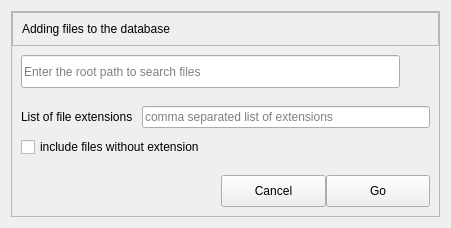
<?xml version="1.0" encoding="UTF-8"?>
<ui version="4.0">
 <class>scanDisk</class>
 <widget class="QWidget" name="scanDisk">
  <property name="geometry">
   <rect>
    <x>0</x>
    <y>0</y>
    <width>451</width>
    <height>228</height>
   </rect>
  </property>
  <property name="sizePolicy">
   <sizepolicy hsizetype="Preferred" vsizetype="Preferred">
    <horstretch>0</horstretch>
    <verstretch>0</verstretch>
   </sizepolicy>
  </property>
  <property name="windowTitle">
   <string>Search files to save in database</string>
  </property>
  <layout class="QVBoxLayout" name="verticalLayout_3">
   <item>
    <widget class="QFrame" name="dlg_frame">
     <property name="frameShape">
      <enum>QFrame::StyledPanel</enum>
     </property>
     <property name="frameShadow">
      <enum>QFrame::Raised</enum>
     </property>
     <layout class="QVBoxLayout" name="verticalLayout_2">
      <property name="spacing">
       <number>0</number>
      </property>
      <property name="leftMargin">
       <number>0</number>
      </property>
      <property name="topMargin">
       <number>0</number>
      </property>
      <property name="rightMargin">
       <number>0</number>
      </property>
      <property name="bottomMargin">
       <number>0</number>
      </property>
      <item>
       <widget class="QFrame" name="ttl_frame">
        <property name="sizePolicy">
         <sizepolicy hsizetype="Preferred" vsizetype="Fixed">
          <horstretch>0</horstretch>
          <verstretch>0</verstretch>
         </sizepolicy>
        </property>
        <property name="maximumSize">
         <size>
          <width>16777215</width>
          <height>16777215</height>
         </size>
        </property>
        <property name="frameShape">
         <enum>QFrame::StyledPanel</enum>
        </property>
        <property name="frameShadow">
         <enum>QFrame::Raised</enum>
        </property>
        <layout class="QHBoxLayout" name="horizontalLayout_4">
         <item>
          <widget class="QLabel" name="win_title">
           <property name="text">
            <string>Adding files to the database</string>
           </property>
          </widget>
         </item>
        </layout>
       </widget>
      </item>
      <item>
       <widget class="QFrame" name="path_frame">
        <layout class="QHBoxLayout" name="horizontalLayout">
         <item>
          <widget class="QLineEdit" name="root_dir">
           <property name="sizePolicy">
            <sizepolicy hsizetype="Expanding" vsizetype="Preferred">
             <horstretch>0</horstretch>
             <verstretch>0</verstretch>
            </sizepolicy>
           </property>
           <property name="text">
            <string notr="true"/>
           </property>
           <property name="placeholderText">
            <string notr="true">Enter the root path to search files</string>
           </property>
          </widget>
         </item>
         <item>
          <widget class="QToolButton" name="open_btn">
           <property name="sizePolicy">
            <sizepolicy hsizetype="Fixed" vsizetype="Fixed">
             <horstretch>22</horstretch>
             <verstretch>22</verstretch>
            </sizepolicy>
           </property>
           <property name="minimumSize">
            <size>
             <width>22</width>
             <height>22</height>
            </size>
           </property>
           <property name="text">
            <string/>
           </property>
           <property name="popupMode">
            <enum>QToolButton::InstantPopup</enum>
           </property>
           <property name="autoRaise">
            <bool>true</bool>
           </property>
          </widget>
         </item>
        </layout>
       </widget>
      </item>
      <item>
       <widget class="QFrame" name="ext_frame">
        <layout class="QVBoxLayout" name="verticalLayout">
         <property name="spacing">
          <number>9</number>
         </property>
         <item>
          <layout class="QHBoxLayout" name="horizontalLayout_5" stretch="0,1">
           <item>
            <widget class="QLabel" name="label_2">
             <property name="minimumSize">
              <size>
               <width>0</width>
               <height>20</height>
              </size>
             </property>
             <property name="text">
              <string>List of file extensions</string>
             </property>
            </widget>
           </item>
           <item>
            <widget class="QLineEdit" name="extensions">
             <property name="sizePolicy">
              <sizepolicy hsizetype="Expanding" vsizetype="Preferred">
               <horstretch>0</horstretch>
               <verstretch>0</verstretch>
              </sizepolicy>
             </property>
             <property name="minimumSize">
              <size>
               <width>0</width>
               <height>20</height>
              </size>
             </property>
             <property name="text">
              <string notr="true"/>
             </property>
             <property name="placeholderText">
              <string>comma separated list of extensions</string>
             </property>
            </widget>
           </item>
          </layout>
         </item>
         <item>
          <widget class="QCheckBox" name="no_ext">
           <property name="sizePolicy">
            <sizepolicy hsizetype="Preferred" vsizetype="Preferred">
             <horstretch>0</horstretch>
             <verstretch>0</verstretch>
            </sizepolicy>
           </property>
           <property name="minimumSize">
            <size>
             <width>0</width>
             <height>0</height>
            </size>
           </property>
           <property name="text">
            <string>include files without extension</string>
           </property>
           <property name="iconSize">
            <size>
             <width>0</width>
             <height>0</height>
            </size>
           </property>
          </widget>
         </item>
        </layout>
       </widget>
      </item>
      <item>
       <widget class="QFrame" name="btn_frame">
        <layout class="QHBoxLayout" name="horizontalLayout_2">
         <property name="spacing">
          <number>0</number>
         </property>
         <item>
          <spacer name="horizontalSpacer">
           <property name="orientation">
            <enum>Qt::Horizontal</enum>
           </property>
           <property name="sizeType">
            <enum>QSizePolicy::Fixed</enum>
           </property>
           <property name="sizeHint" stdset="0">
            <size>
             <width>200</width>
             <height>20</height>
            </size>
           </property>
          </spacer>
         </item>
         <item>
          <widget class="QPushButton" name="btnCancel">
           <property name="sizePolicy">
            <sizepolicy hsizetype="Minimum" vsizetype="Minimum">
             <horstretch>0</horstretch>
             <verstretch>0</verstretch>
            </sizepolicy>
           </property>
           <property name="minimumSize">
            <size>
             <width>0</width>
             <height>28</height>
            </size>
           </property>
           <property name="text">
            <string>Cancel</string>
           </property>
          </widget>
         </item>
         <item>
          <widget class="QPushButton" name="btnGo">
           <property name="sizePolicy">
            <sizepolicy hsizetype="Minimum" vsizetype="Minimum">
             <horstretch>0</horstretch>
             <verstretch>0</verstretch>
            </sizepolicy>
           </property>
           <property name="minimumSize">
            <size>
             <width>0</width>
             <height>28</height>
            </size>
           </property>
           <property name="text">
            <string>Go</string>
           </property>
          </widget>
         </item>
        </layout>
       </widget>
      </item>
     </layout>
    </widget>
   </item>
  </layout>
 </widget>
 <resources/>
 <connections/>
</ui>
